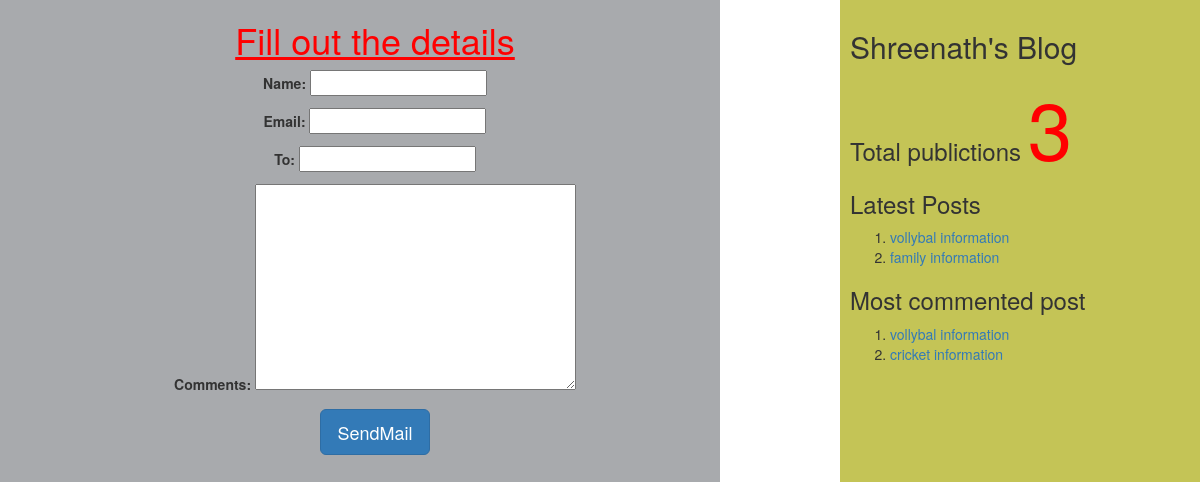
The page /2/share on the database its author committed.
### myApp/models.py (models this page shows, shortened)
class Post(models.Model):
          tags=TaggableManager()
          STATUS_CHOICES=(('draft','Draft'),('published','Published'))
          title=models.CharField(max_length=256)
          slug=models.SlugField(max_length=264,unique_for_date='publish')
          author=models.ForeignKey(User,related_name='blog_posts',on_delete= models.CASCADE)
          body=models.TextField()
          publish=models.DateTimeField(default=timezone.now)
          created=models.DateTimeField(auto_now_add=True)
          updated=models.DateTimeField(auto_now=True)
          status= models.CharField(max_length=10,choices=STATUS_CHOICES,default='draft')
          objects=CustomManager()
          class Meta:
                ordering=('-publish',)
          def get_absolute_url(self):
                return reverse('post_detail',args=[self.publish.year,self.publish.strftime('%m'),self.publish.strftime('%d'),self.slug])

### myApp/views.py (the view, shortened to what this page needs)
# urls.py: url(r'^(?P<id>\d+)/share',views.mail_send_view),
def mail_send_view(request,id):
    post=get_object_or_404(Post,id=id,status='published')
    form=EmailSendForm()
    d={'post':post,'form':form}
    return render(request,'myApp/sharebymail.html',d)

### myApp/forms.py
class EmailSendForm(forms.Form):
    name=forms.CharField()
    email=forms.EmailField()
    to=forms.EmailField()
    comments=forms.CharField(required=False,widget=forms.Textarea)

### myApp/models.py (called while the page is built)
    def get_queryset(self):
        return super().get_queryset().filter(status='published')

### myApp/templatetags/mytags.py (called while the page is built)
@register.simple_tag
def total_posts():
    return Post.objects.count()

@register.inclusion_tag('myApp/latest_post.html')
def show_latest_posts(count=3):
    latest_posts=Post.objects.order_by('-publish')[:count]
    return {'latest_posts':latest_posts}

@register.simple_tag
def get_most_commented_posts(count=2):
    return Post.objects.annotate(total_comments=Count('comments')).order_by('-total_comments')[:count]

### templates/myApp/sharebymail.html (shortened to what this page needs)
<html>
{%extends "myApp/parent.html"%}
     {%block content_block%}
     <center>
     <h1 style="color:red"><u>Fill out the details</u></h1>
    <form  method="post">
      {{form.as_p}}
      <input type="submit" class='btn btn-lg btn-primary' value="SendMail">
       </form>
      </center>
    {%endblock%}

### templates/myApp/parent.html (shortened to what this page needs)
<html>
{%load mytags%}
    <head>
        <link rel="stylesheet" href="https://maxcdn.bootstrapcdn.com/bootstrap/3.3.7/css/bootstrap.min.css">
    </head>
    <body>
        <div class="content" style="width:60%;float:left;background-color:a8aaad;height:300%;padding:0 0 0 30px">
              {%block content_block%}
              {%endblock%}
        </div>
        <div class="sidebar" style="width:30%;float:right;background-color:#c4c456;height:300%;padding:10px">
            <h2>Shreenath's Blog</h2>
            <h3>Total publictions
              <span style="color:red;font-size:80px">
              {%total_posts%}</span>
              <h3>Latest Posts</h3>
              {% show_latest_posts 2 %}
              <h3>Most commented post</h3>
              {%get_most_commented_posts as m%}
              <ol>
                {%for post in m%}
                <li><a href="{{post.get_absolute_url}}">{{post.title}}</a></li>
                {%endfor%}
              </ol>
            </h3>
        </div>
    </body>
</html>

### templates/myApp/latest_post.html
<!DOCTYPE html>
<html lang="en" dir="ltr">
  <body>
    <ol>
    {%for post in latest_posts%}
    <li><a href="{{post.get_absolute_url}}">{{post.title}}</a></li>
    {%endfor%}
    </ol>
  </body>
</html>

### rows shown on the page
Post: title "vollybal information"
Post: title "family information"
Post: title "cricket information"
